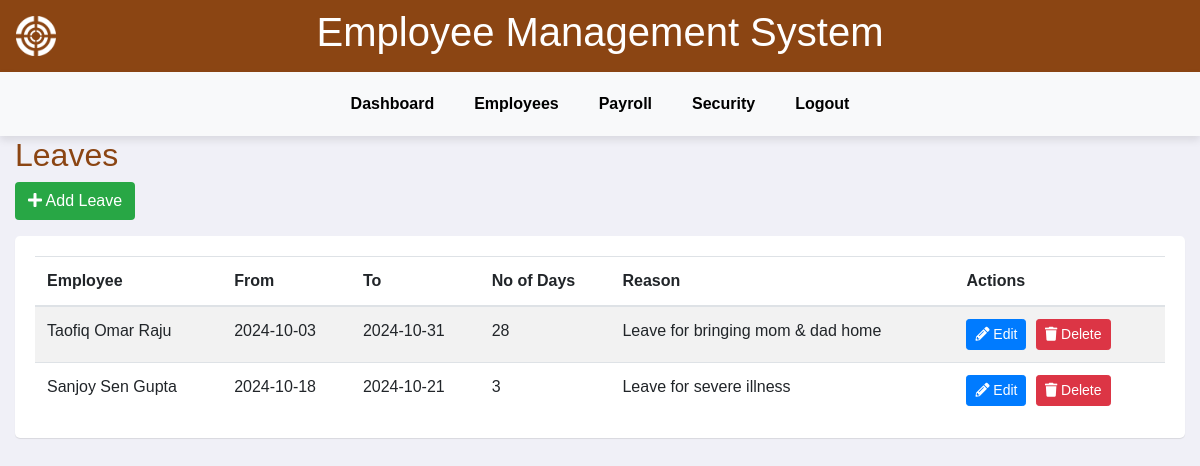
The app's page /leaves-employee.php (signed in) with its own data.
### tables this page shows
CREATE TABLE `leaves` (
  `id` int(11) NOT NULL,
  `employee` varchar(255) NOT NULL,
  `from_date` date NOT NULL,
  `to_date` date NOT NULL,
  `days` int(11) NOT NULL,
  `reason` text NOT NULL,
  `created_at` timestamp NOT NULL DEFAULT current_timestamp()
);

### leaves-employee.php (the view, shortened to what this page needs)
<?php
include_once('includes/config.php');
$sql = "SELECT * FROM leaves ORDER BY from_date ASC";
$query = $dbh->prepare($sql);
$query->execute();
$results = $query->fetchAll(PDO::FETCH_OBJ);
?>
<!DOCTYPE html>
<html lang="en">
<head>
    <link rel="stylesheet" href="https://stackpath.bootstrapcdn.com/bootstrap/4.5.2/css/bootstrap.min.css">
    <link rel="stylesheet" href="https://cdnjs.cloudflare.com/ajax/libs/font-awesome/5.15.3/css/all.min.css">
</head>
<body>
    <div class="main-wrapper">
        <header class="header">
            <img src="assets/img/logo.png" alt="Logo" class="logo">
            <h1>Employee Management System</h1>
        </header>
		<?php include_once("includes/sidebar.php");?>
        <div class="container-fluid">
            <div class="row">
                <div class="col-md-12">
                    <div class="page-title">
                        <h2>Leaves</h2>
                    </div>
                    <div class="mb-3">
                        <button class="btn add-btn" data-toggle="modal" data-target="#add_leave"><i class="fa fa-plus"></i> Add Leave</button>
                    </div>
                    <div class="table-responsive">
                        <table class="table table-striped custom-table mb-0">
                            <thead>
                                <tr>
                                    <th>Employee</th>
                                    <th>From</th>
                                    <th>To</th>
                                    <th>No of Days</th>
                                    <th>Reason</th>
                                    <th>Actions</th>
                                </tr>
                            </thead>
                            <tbody>
                                <?php
                                if($query->rowCount() > 0) {
                                    foreach($results as $row) {
                                ?>
                                <tr>
                                    <td><?php echo htmlentities($row->employee);?></td>
                                    <td><?php echo htmlentities($row->from_date);?></td>
                                    <td><?php echo htmlentities($row->to_date);?></td>
                                    <td><?php echo htmlentities($row->days);?></td>
                                    <td><?php echo htmlentities($row->reason);?></td>
                                    <td>
                                        <button class="btn btn-primary btn-sm action-btn edit-leave" data-id="<?php echo $row->id; ?>">
                                            <i class="fa fa-pencil-alt"></i> Edit
                                        </button>
                                        <button class="btn btn-danger btn-sm action-btn delete-leave" data-id="<?php echo $row->id; ?>">
                                            <i class="fa fa-trash"></i> Delete
                                        </button>
                                    </td>
                                </tr>
                                <?php
                                    }
                                }
                                ?>
                            </tbody>
                        </table>
                    </div>
                </div>
            </div>
        </div>
    </div>
</body>
</html>

### leaves-employee.php (style rules this page uses)
* { box-sizing: border-box; margin: 0; padding: 0; }
body { font-family: Arial, sans-serif; background-color: #f0f0f7; color: #333; }
.main-wrapper { display: flex; flex-direction: column; min-height: 100vh; }
.header { background-color: #8b4513; color: white; padding: 0.5rem 1rem; display: flex; justify-content: center; align-items: center; position: relative; }
.logo { width: 40px; height: 40px; position: absolute; left: 1rem; }
.page-title { font-size: 1.75rem; color: #8b4513; }
.add-btn { background-color: #28a745; color: white; }
.table-responsive { background-color: white; padding: 20px; border-radius: 5px; box-shadow: 0 1px 1px rgba(0,0,0,0.1); }
.action-btn { margin-right: 5px; }

### records on screen
leaves: employee "Taofiq Omar Raju", from_date "2024-10-03", to_date "2024-10-31", days "28", reason "Leave for bringing mom & dad home"
leaves: employee "Sanjoy Sen Gupta", from_date "2024-10-18", to_date "2024-10-21", days "3", reason "Leave for severe illness"
